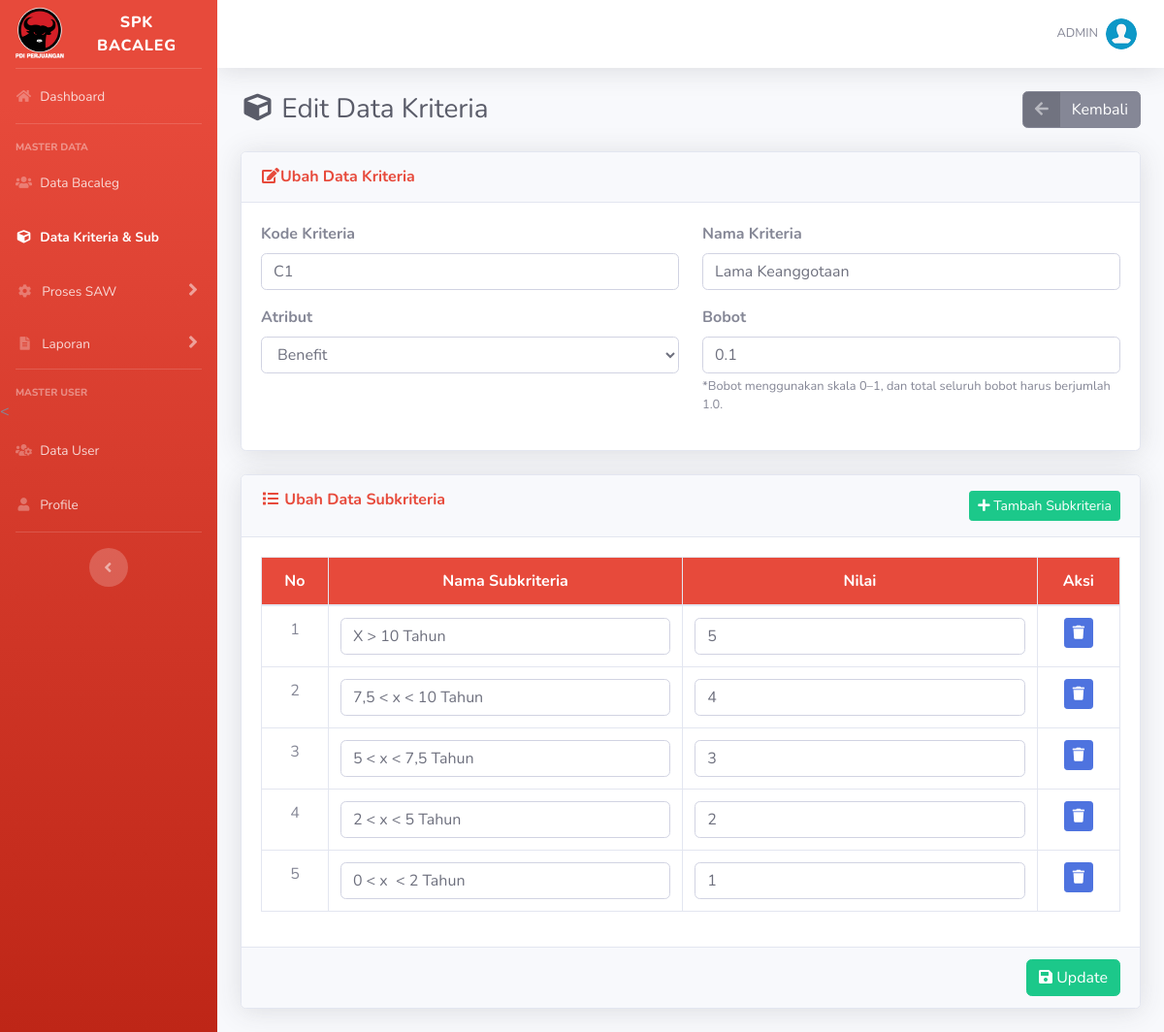
Page /edit-kriteria.php?id=1 (signed in) on the committed database.
### tables this page shows
CREATE TABLE `kriteria` (
  `id_kriteria` int(11) NOT NULL,
  `kode_kriteria` varchar(255) NOT NULL,
  `kriteria` varchar(50) NOT NULL,
  `type` enum('Benefit','Cost') NOT NULL,
  `bobot` float NOT NULL,
  `ada_pilihan` tinyint(1) DEFAULT NULL
);

CREATE TABLE `sub_kriteria` (
  `id_sub_kriteria` int(11) NOT NULL,
  `id_kriteria` int(11) NOT NULL,
  `sub_kriteria` varchar(50) NOT NULL,
  `nilai` float NOT NULL
);

### edit-kriteria.php (the view, shortened to what this page needs)
<?php
require_once('includes/init.php');
$errors = array();
$id_kriteria = isset($_GET['id']) ? trim($_GET['id']) : '';
require_once('template/header.php');
?>
<div class="d-sm-flex align-items-center justify-content-between mb-4">
  <h1 class="h3 mb-0 text-gray-800"><i class="fas fa-fw fa-cube"></i> Edit Data Kriteria</h1>
  <a href="list-kriteria.php" class="btn btn-secondary btn-icon-split">
    <span class="icon text-white-50"><i class="fas fa-arrow-left"></i></span>
    <span class="text">Kembali</span>
  </a>
</div>
<?php
$data = mysqli_query($koneksi, "SELECT * FROM kriteria WHERE id_kriteria='$id_kriteria'");
$d = mysqli_fetch_assoc($data);
?>
<form action="edit-kriteria.php?id=<?php echo $id_kriteria; ?>" method="post">
  <div class="card shadow mb-4">
    <div class="card-header py-3">
      <h6 class="m-0 font-weight-bold text-danger"><i class="fas fa-fw fa-edit"></i>Ubah Data Kriteria</h6>
    </div>
    <div class="card-body">
      <div class="row">
        <div class="form-group col-md-6">
          <label class="font-weight-bold">Kode Kriteria</label>
          <input type="text"
                 name="kode_kriteria"
                 value="<?php echo isset($_POST['kode_kriteria']) ? htmlspecialchars($_POST['kode_kriteria']) : $d['kode_kriteria']; ?>"
                 class="form-control <?php echo in_array('kode_kriteria_duplicated', $errors) ? 'is-invalid' : ''; ?>"
                 required>
        </div>
        <div class="form-group col-md-6">
          <label class="font-weight-bold">Nama Kriteria</label>
          <input type="text" name="nama" value="<?php echo $d['kriteria']; ?>" class="form-control" required>
        </div>
        <div class="form-group col-md-6">
          <label class="font-weight-bold">Atribut</label>
          <select name="type" class="form-control" required>
            <option value="Benefit" <?php if ($d['type'] == 'Benefit') echo 'selected'; ?>>Benefit</option>
          </select>
        </div>
        <div class="form-group col-md-6">
          <label class="font-weight-bold">Bobot</label>
          <input type="number" step="0.01" name="bobot" value="<?php echo $d['bobot']; ?>" class="form-control" required>
          <small class="form-text text-muted">
            *Bobot menggunakan skala 0–1, dan total seluruh bobot harus berjumlah 1.0.
          </small>
        </div>
      </div>
    </div>
  </div>
  <div class="card shadow mb-4">
    <div class="card-header py-3 d-flex justify-content-between">
      <h6 class="m-0 font-weight-bold text-danger"><i class="fas fa-fw fa-list"></i> Ubah Data Subkriteria</h6>
      <button type="button" class="btn btn-success btn-sm" id="tambah-subkriteria">
        <i class="fa fa-plus"></i> Tambah Subkriteria
      </button>
    </div>
    <div class="card-body">
      <div class="table-responsive">
        <table class="table table-bordered">
          <thead>
            <tr>
              <th class="bg-danger text-white text-center">No</th>
              <th class="bg-danger text-white text-center">Nama Subkriteria</th>
              <th class="bg-danger text-white text-center">Nilai</th>
              <th class="bg-danger text-white text-center">Aksi</th>
            </tr>
          </thead>
          <tbody id="tbody-subkriteria">
            <?php
            $sub_query = mysqli_query($koneksi, "SELECT * FROM sub_kriteria WHERE id_kriteria = '$id_kriteria'");
            $no = 1;
            while ($sub = mysqli_fetch_assoc($sub_query)) : ?>
              <tr>
                <td class="text-center"><?= $no++; ?></td>
                <td>
                  <input type="text" name="nama_sub[]" class="form-control" value="<?= $sub['sub_kriteria']; ?>">
                </td>
                <td>
                  <input type="number" name="nilai[]" step="0.01" class="form-control" value="<?= $sub['nilai']; ?>">
                </td>
                <td class="text-center">
                  <a data-toggle="tooltip" data-placement="bottom" href="hapus-sub-kriteria.php?id=<?= $sub['id_sub_kriteria']; ?>&id_kriteria=<?= $id_kriteria; ?>"
                     class="btn btn-primary btn-sm"
                     onclick="return confirm('Apakah Anda Yakin ingin menghapus subkriteria ini?');" title="Hapus Data Subkriteria">
                     <i class="fa fa-trash"></i>
                  </a>
                </td>
              </tr>
            <?php endwhile; ?>
          </tbody>
        </table>
      </div>
    </div>
    <div class="card-footer text-right">
      <button
      type="submit"
      name="submit"
      class="btn btn-success"
      onclick="return confirm('Apakah Anda yakin ingin mengupdate data ini?');">
      <i class="fa fa-save"></i> Update
    </button>
    </div>
  </div>
</form>
<?php require_once('template/footer.php'); ?>

### rows in the picture
kriteria: kode_kriteria "C1", nama "Lama Keanggotaan", type "Benefit", bobot "0.1"
sub_kriteria: sub_kriteria "X > 10 Tahun", nilai "5"
sub_kriteria: sub_kriteria "7,5 < x < 10 Tahun", nilai "4"
sub_kriteria: sub_kriteria "5 < x < 7,5 Tahun", nilai "3"
sub_kriteria: sub_kriteria "2 < x < 5 Tahun", nilai "2"
sub_kriteria: sub_kriteria "0 < x < 2 Tahun", nilai "1"

### other values in the picture
$_SESSION['username'] "ADMIN"
